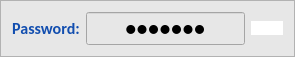
                  <widget class="QFrame" name="frame_16">
                   <property name="maximumSize">
                    <size>
                     <width>600</width>
                     <height>50</height>
                    </size>
                   </property>
                   <property name="layoutDirection">
                    <enum>Qt::LeftToRight</enum>
                   </property>
                   <property name="styleSheet">
                    <string notr="true">*{background:#e7e7e7}

#edit_btn_2  {
background:white;
border-radius:13px;
}


#edit_btn_2:hover {
background-color: #124eaf;
color: white;
}
</string>
                   </property>
                   <property name="frameShape">
                    <enum>QFrame::StyledPanel</enum>
                   </property>
                   <property name="frameShadow">
                    <enum>QFrame::Raised</enum>
                   </property>
                   <layout class="QGridLayout" name="gridLayout_36">
                    <item row="0" column="1">
                     <widget class="QLineEdit" name="lineEdit_2">
                      <property name="font">
                       <font>
                        <family>Calibri</family>
                        <pointsize>14</pointsize>
                        <bold>true</bold>
                       </font>
                      </property>
                      <property name="styleSheet">
                       <string notr="true">color:black;
;</string>
                      </property>
                      <property name="text">
                       <string>Mostafa</string>
                      </property>
                      <property name="echoMode">
                       <enum>QLineEdit::Password</enum>
                      </property>
                      <property name="alignment">
                       <set>Qt::AlignCenter</set>
                      </property>
                      <property name="readOnly">
                       <bool>true</bool>
                      </property>
                     </widget>
                    </item>
                    <item row="0" column="2">
                     <widget class="QPushButton" name="edit_btn_2">
                      <property name="cursor">
                       <cursorShape>PointingHandCursor</cursorShape>
                      </property>
                      <property name="styleSheet">
                       <string notr="true"/>
                      </property>
                      <property name="text">
                       <string/>
                      </property>
                      <property name="icon">
                       <iconset resource="img.qrc">
                        <normaloff>:/img/edit_FILL0_wght400_GRAD0_opsz48.png</normaloff>:/img/edit_FILL0_wght400_GRAD0_opsz48.png</iconset>
                      </property>
                      <property name="iconSize">
                       <size>
                        <width>25</width>
                        <height>30</height>
                       </size>
                      </property>
                     </widget>
                    </item>
                    <item row="0" column="0">
                     <widget class="QLabel" name="label_4">
                      <property name="font">
                       <font>
                        <family>Calibri</family>
                        <pointsize>12</pointsize>
                        <bold>true</bold>
                       </font>
                      </property>
                      <property name="styleSheet">
                       <string notr="true">color:#124eaf;</string>
                      </property>
                      <property name="text">
                       <string>Password:</string>
                      </property>
                      <property name="alignment">
                       <set>Qt::AlignCenter</set>
                      </property>
                     </widget>
                    </item>
                   </layout>
                  </widget>
